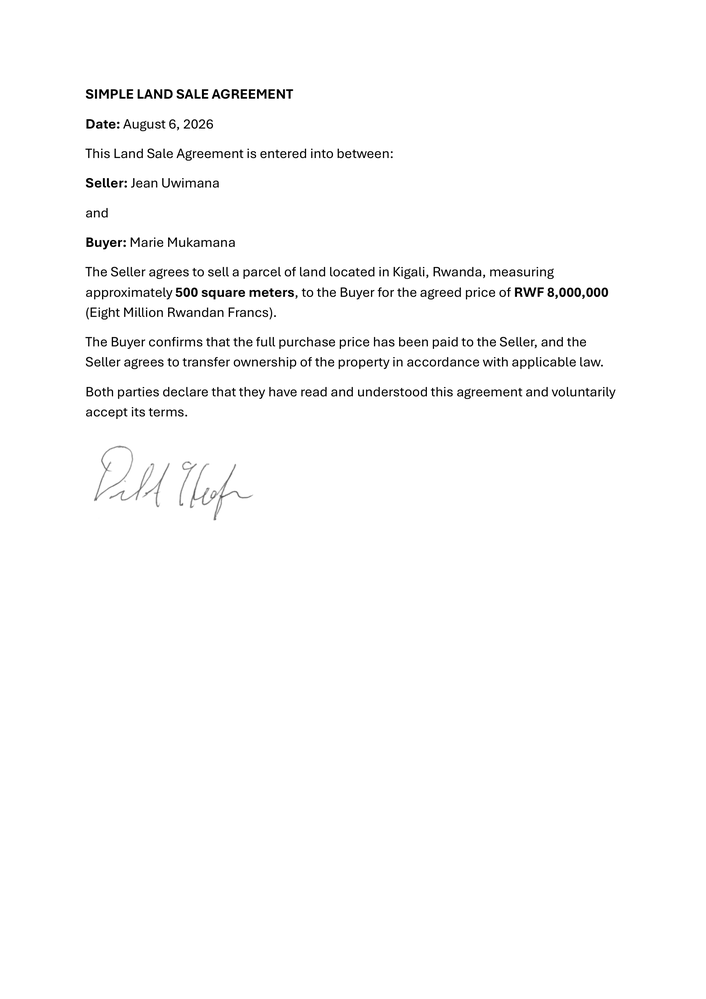
#> input picture data/converted/Forgery-test_page1.png, 706 x 999 px, shrunk from 1654 x 2339 before the run, found by its file name
$ python ela_check.py
#> lines starting #> are read from the running program, lines starting #| are printed output that depends on the picture
from PIL import Image, ImageChops
import numpy as np
import os


def run_ela(image_path: str, output_dir: str = "data/converted", quality: int = 90) -> dict:
#> called with image_path = 'data/converted/Forgery-test_page1.png', output_dir = 'data/converted', quality = 90
    os.makedirs(output_dir, exist_ok=True)
    base_name = os.path.splitext(os.path.basename(image_path))[0]

    original = Image.open(image_path).convert("RGB")
#> original is the input picture: PIL image 706x999 RGB; min 0, max 255, mean 250.9
    temp_path = os.path.join(output_dir, f"{base_name}_resaved.jpg")
    original.save(temp_path, "JPEG", quality=quality)
    resaved = Image.open(temp_path)

    diff = ImageChops.difference(original, resaved)
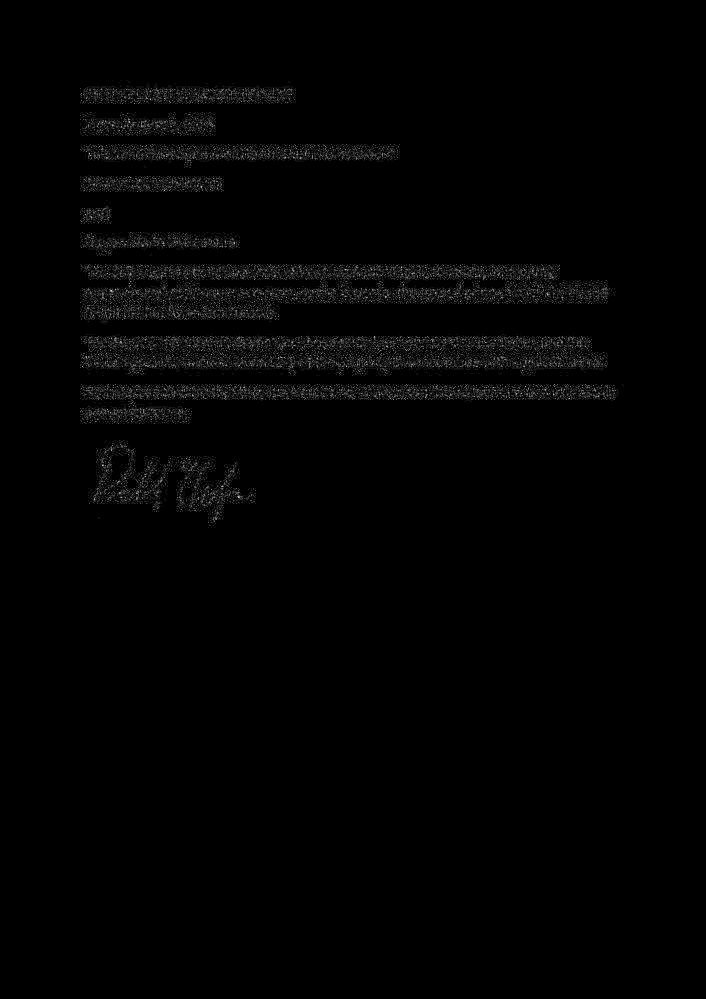
#> diff: PIL image 706x999 RGB; min 0, max 18, mean 0.209; drawn with min black and max white
    diff_array = np.array(diff).astype(np.float64)

    max_diff = diff_array.max()
#> max_diff = 18
    scale = 255.0 / max_diff if max_diff != 0 else 1.0
#> scale = 14.17
    amplified = (diff_array * scale).astype(np.uint8)

    ela_image = Image.fromarray(amplified)
    ela_output_path = os.path.join(output_dir, f"{base_name}_ela.png")
    ela_image.save(ela_output_path)

    mean_error = float(diff_array.mean())
#> mean_error = 0.209
    std_error = float(diff_array.std())
#> std_error = 0.962
    p99 = float(np.percentile(diff_array, 99))
#> p99 = 5

    # Spatial uniformity: ratio of std to mean.
    # High ratio = error is spread uniformly (typical JPEG artifact on clean docs).
    # Low ratio = error is concentrated in specific regions (possible edit).
    uniformity_ratio = std_error / mean_error if mean_error > 0 else 0.0
#> uniformity_ratio = 4.6

    # Anomaly strength: how far the tail extends beyond the bulk
    tail_extension = (p99 - mean_error) / std_error if std_error > 0 else 0.0
#> tail_extension = 4.98

    # Confidence score (0.0 to 1.0):
    # - Uniform compression artifacts (high uniformity_ratio) → low confidence
    # - Localized spikes (low uniformity_ratio, high tail_extension) → high confidence
    # - Very low mean_error (clean image) → low confidence regardless
    if mean_error < 0.5:
        # Very clean image — ELA is unreliable here
        anomaly_confidence = 0.05
        spatial_type = "clean"
    elif uniformity_ratio > 3.0:
        # Error is spread uniformly — likely compression artifact, not edit
        anomaly_confidence = min(0.2, tail_extension / 30.0)
        spatial_type = "uniform"
    elif tail_extension > 4.0 and uniformity_ratio <= 3.0:
        # Localized spike with non-uniform distribution — more suspicious
        anomaly_confidence = min(0.9, 0.3 + (tail_extension - 4.0) / 10.0)
        spatial_type = "localized"
    else:
        # Moderate, inconclusive
        anomaly_confidence = 0.15
        spatial_type = "moderate"

    # Human-readable confidence label
    if anomaly_confidence >= 0.6:
        confidence_label = "HIGH"
    elif anomaly_confidence >= 0.3:
        confidence_label = "MODERATE"
    else:
        confidence_label = "LOW"

    summary = (
        f"ELA anomaly confidence: {confidence_label} ({anomaly_confidence:.2f}/1.0). "
        f"Spatial pattern: {spatial_type}. "
        f"Mean error: {mean_error:.2f}, std: {std_error:.2f}, p99: {p99:.1f}. "
        + (
            "Error is concentrated in specific regions — may indicate localized edits."
            if spatial_type == "localized" else
            "Error is spread uniformly — likely compression artifacts, not indicative of tampering."
            if spatial_type == "uniform" else
            "Error levels are very low — document appears clean."
            if spatial_type == "clean" else
            "Error pattern is inconclusive."
        )
    )

    findings = {
        "ela_image_path": ela_output_path,
        "mean_error": round(mean_error, 3),
        "std_error": round(std_error, 3),
        "p99_error": round(p99, 3),
        "anomaly_confidence": round(anomaly_confidence, 3),
        "confidence_label": confidence_label,
        "spatial_type": spatial_type,
        "summary": summary,
    }
    return findings


if __name__ == "__main__":
    test_image = "data/converted/Forgery-test_page1.png"
    result = run_ela(test_image)
#> result = 8 items
    for k, v in result.items():
        print(f"  {k}: {v}")
#> this loop made 8 passes
#> (k, v) on passes 2 to 7: ('mean_error', 0.209), ('std_error', 0.962), ('p99_error', 5), ('anomaly_confidence', 0.05), ('confidence_label', 'LOW'), ('spatial_type', 'clean')
#|   ela_image_path: data/converted/Forgery-test_page1_ela.png
#|   mean_error: 0.209
#|   std_error: 0.962
#|   p99_error: 5.0
#|   anomaly_confidence: 0.05
#|   confidence_label: LOW
#|   spatial_type: clean
#|   summary: ELA anomaly confidence: LOW (0.05/1.0). Spatial pattern: clean. Mean error: 0.21, std: 0.96, p99: 5.0. Error levels are very low — document appears clean.
